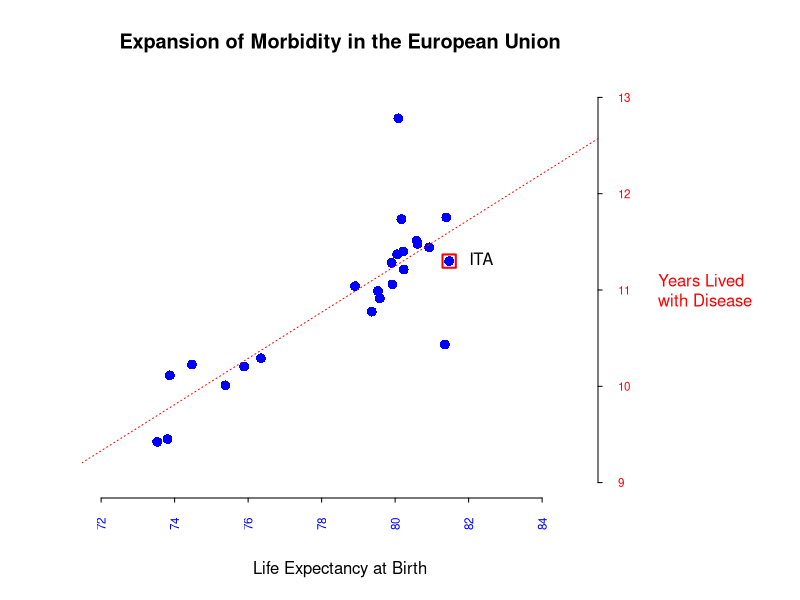
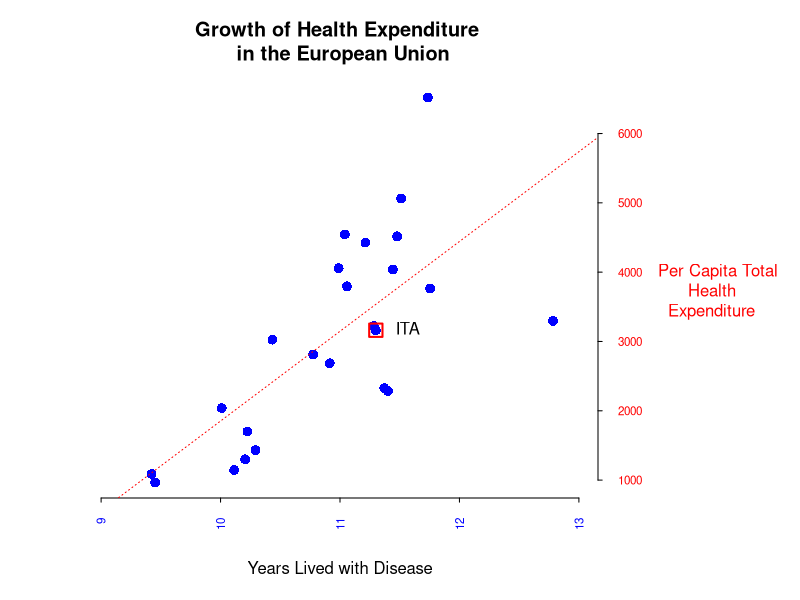
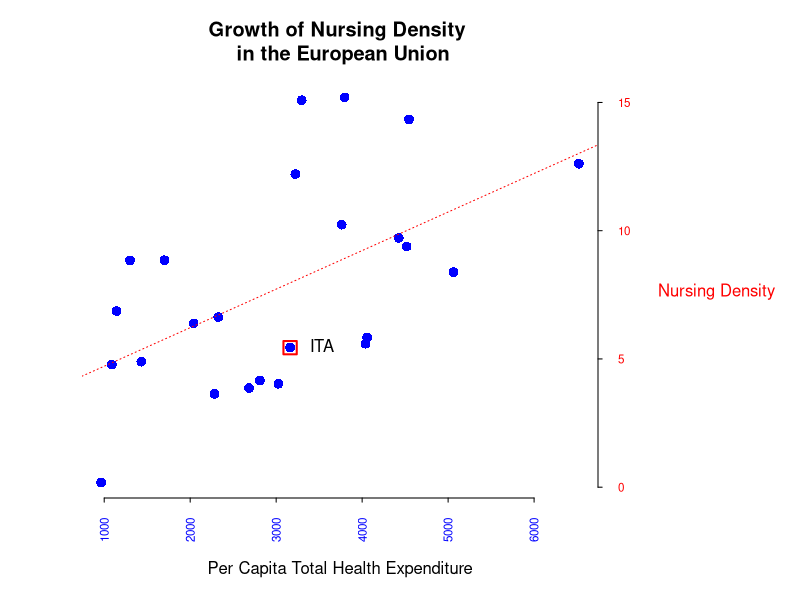
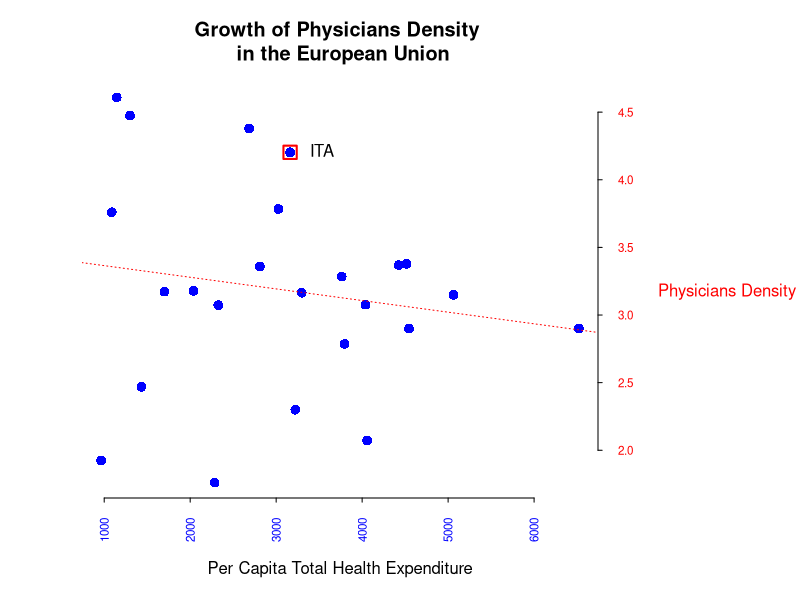
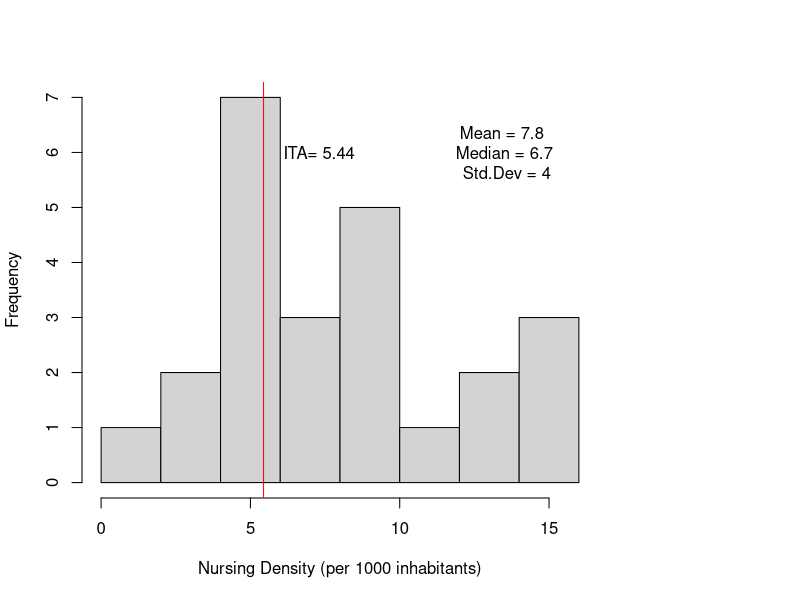
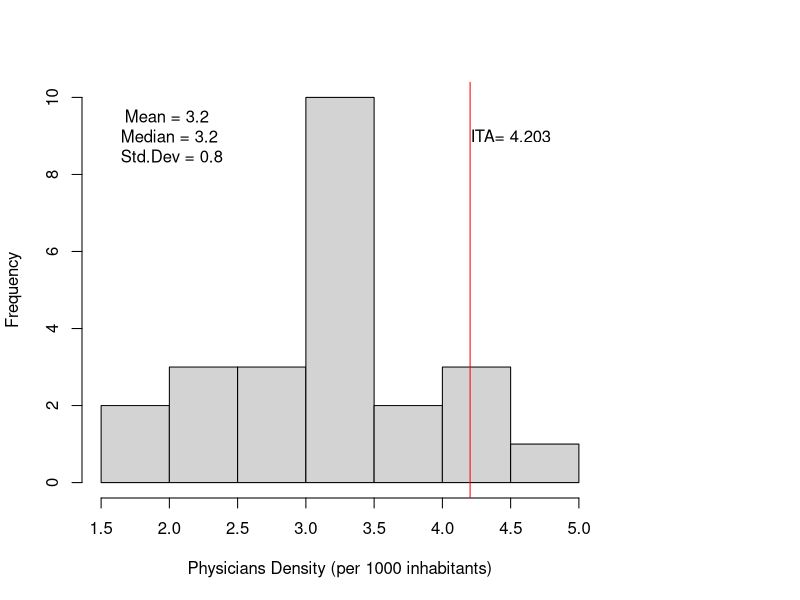
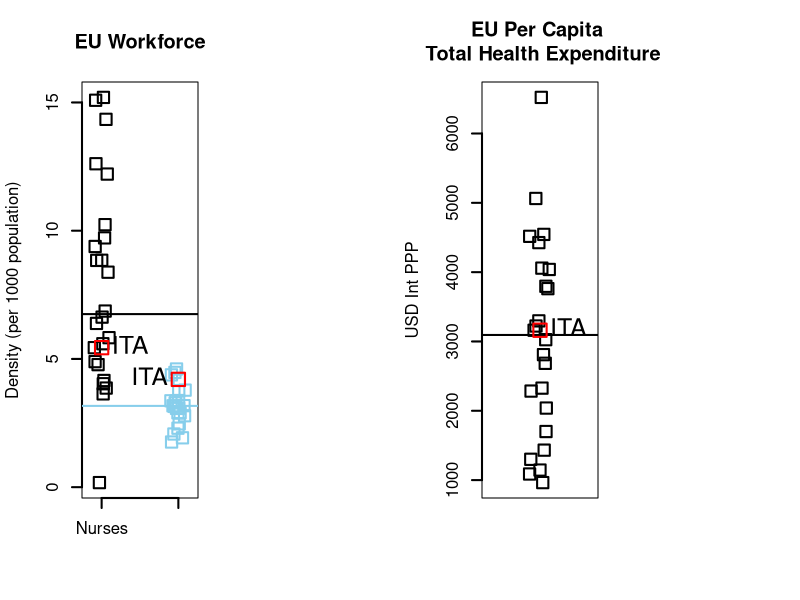
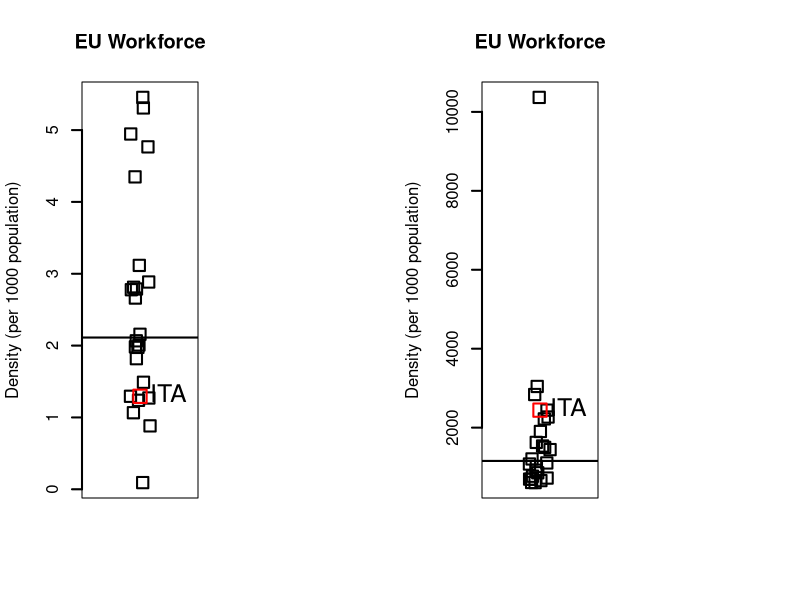

The R source for these figures, in order:
## ---- chunk 1
knitr::opts_chunk$set(echo = TRUE)
## ---- chunk 2
library(data.table)

data <- read.csv("Workforce_Output_EU.csv")

head(data)

attach(data)
## ---- chunk 3
ID <- "ITA"

## ---- chunk 4
par(mar=c(5, 4, 4, 10) + 0.1)
plot(le, yld, main="Expansion of Morbidity in the European Union", xlab="Life Expectancy at Birth", ylab="", col="blue", pch = 16, cex = 1.3, lty = "solid", lwd = 2, xlim=c(72,85), ylim=c(9, 13), axes=FALSE, frame.plot=FALSE)
axis(1, col.axis="blue", las=2, cex.axis=0.7, tck=-.01)
axis (4,col.axis="red", las=2, cex.axis=0.7, tck=-.01)
mtext("Years Lived \nwith Disease", side=4, line=3, cex.lab=1,las=2, col="red")
abline(lm(yld ~ le), lty = 3, col="red")
points(data$le[data$country == ID], data$yld[data$country == ID], pch=22, col="red", cex = 2, lty = "solid", lwd = 2)
text(data$le[data$country == ID], data$yld[data$country == ID], labels=ID, cex= 1, pos=4, offset = 1)

## ---- chunk 5
par(mar=c(5, 4, 4, 10) + 0.1)
plot(yld, the, main="Growth of Health Expenditure \n in the European Union", xlab="Years Lived with Disease", ylab="", col="blue", pch = 16, cex = 1.3, lty = "solid", lwd = 2, xlim=c(9,13), ylim=NULL, axes=FALSE, frame.plot=FALSE)
axis(1, col.axis="blue", las=2, cex.axis=0.7, tck=-.01)
axis (4,col.axis="red", las=2, cex.axis=0.7, tck=-.01)
mtext("Per Capita Total \n      Health \n  Expenditure", side=4, line=3, cex.lab=1,las=2, col="red")
abline(lm(the ~ yld), lty = 3, col="red")
points(data$yld[data$country == ID], data$the[data$country == ID], pch=22, col="red", cex = 2, lty = "solid", lwd = 2)
text(data$yld[data$country == ID], data$the[data$country == ID], labels=ID, cex= 1, pos=4, offset = 1)
## ---- chunk 6
par(mar=c(5, 4, 4, 10) + 0.1)
plot(the, rn, main="Growth of Nursing Density \n in the European Union", xlab="Per Capita Total Health Expenditure", ylab="", col="blue", pch = 16, cex = 1.3, lty = "solid", lwd = 2, xlim=NULL, ylim=NULL, axes=FALSE, frame.plot=FALSE)
axis(1, col.axis="blue", las=2, cex.axis=0.7, tck=-.01)
axis (4,col.axis="red", las=2, cex.axis=0.7, tck=-.01)
mtext("Nursing Density", side=4, line=3, cex.lab=1,las=2, col="red")
abline(lm(rn ~ the), lty = 3, col="red")
points(data$the[data$country == ID], data$rn[data$country == ID], pch=22, col="red", cex = 2, lty = "solid", lwd = 2)
text(data$the[data$country == ID], data$rn[data$country == ID], labels=ID, cex= 1, pos=4, offset = 1)
## ---- chunk 7
par(mar=c(5, 4, 4, 10) + 0.1)
plot(the, md, main="Growth of Physicians Density \n in the European Union", xlab="Per Capita Total Health Expenditure", ylab="", col="blue", pch = 16, cex = 1.3, lty = "solid", lwd = 2, xlim=NULL, ylim=NULL, axes=FALSE, frame.plot=FALSE)
axis(1, col.axis="blue", las=2, cex.axis=0.7, tck=-.01)
axis (4,col.axis="red", las=2, cex.axis=0.7, tck=-.01)
mtext("Physicians Density", side=4, line=3, cex.lab=1,las=2, col="red")
abline(lm(md ~ the), lty = 3, col="red")
points(data$the[data$country == ID], data$md[data$country == ID], pch=22, col="red", cex = 2, lty = "solid", lwd = 2)
text(data$the[data$country == ID], data$md[data$country == ID], labels=ID, cex= 1, pos=4, offset = 1)
## ---- chunk 8
MyMean <- mean(rn)
MyMedian <- median(rn)
MySd <- sd(rn)
MyMad <- mad(rn)

hist(rn, main="", xlab="Nursing Density (per 1000 inhabitants)", ylab="Frequency")
text(13.5, 6, paste("Mean =", round(MyMean, 1), "\n Median =", round(MyMedian, 1), "\n Std.Dev =", round(MySd, 1)))
abline(v=data$rn[data$country == ID],col="red")
text(7.3, 6, paste("ITA=", data$rn[data$country == ID]))

## ---- chunk 9
MyMean <- mean(md)
MyMedian <- median(md)
MySd <- sd(md)
MyMad <- mad(md)

hist(md, main="", xlab="Physicians Density (per 1000 inhabitants)", ylab="Frequency")
text(2, 9, paste("Mean =", round(MyMean, 1), "\n Median =", round(MyMedian, 1), "\n Std.Dev =", round(MySd, 1)))
abline(v=data$md[data$country == ID],col="red")
text(4.5, 9, paste("ITA=", data$md[data$country == ID]))

## ---- chunk 10
par(mfrow=c(1,2))

strip.data.1 <- data.frame("Nurses"=rn, "Physicians"= md)
stripchart(strip.data.1, 
           vertical=TRUE,
           col=c("black", "skyblue"),
           cex=1.5,
           lty = "solid", 
           lwd = 2,
           method="jitter", 
           main="EU Workforce",
           ylab="Density (per 1000 population)")
abline(h=c(median(rn), median(md)),col=c("black", "skyblue"),
           lty = "solid", 
           lwd = 2) 
points(c(data$rn[data$country == ID], data$md[data$country == ID]), pch=22, col="red", cex = 2, lty = "solid", lwd = 2)
text(c(data$rn[data$country == ID], data$md[data$country == ID]), labels=ID, cex= 1.5, pos=c(4,2))
summary(strip.data.1)

strip.data.2 <- data.frame("THE"=the)
stripchart(strip.data.2, 
           vertical=TRUE,
           col=c("black"),
           cex=1.5,
           lty = "solid", 
           lwd = 2,
           method="jitter", 
           main="EU Per Capita \n Total Health Expenditure",
           ylab="USD Int PPP")
abline(h=c(median(the)),col=c("black"),
           lty = "solid", 
           lwd = 2)
points(c(data$the[data$country == ID]), pch=22, col="red", cex = 2, lty = "solid", lwd = 2)
text(c(data$the[data$country == ID]), labels=ID, cex= 1.5, pos=c(4,2))
summary(strip.data.2)

par(mfrow=c(1,2))

strip.data.3 <- data.frame("Nurses"=CareX)
stripchart(strip.data.3, 
           vertical=TRUE,
           col=c("black", "skyblue"),
           cex=1.5,
           lty = "solid", 
           lwd = 2,
           method="jitter", 
           main="EU Workforce",
           ylab="Density (per 1000 population)")
abline(h=c(median(CareX)),col=c("black", "skyblue"),
           lty = "solid", 
           lwd = 2) 
points(c(data$CareX[data$country == ID]), pch=22, col="red", cex = 2, lty = "solid", lwd = 2)
text(c(data$CareX[data$country == ID]), labels=ID, cex= 1.5, pos=c(4,2))
summary(strip.data.3)

strip.data.4 <- data.frame("Nurses"=CareV)
stripchart(strip.data.4, 
           vertical=TRUE,
           col=c("black", "skyblue"),
           cex=1.5,
           lty = "solid", 
           lwd = 2,
           method="jitter", 
           main="EU Workforce",
           ylab="Density (per 1000 population)")
abline(h=c(median(CareV)),col=c("black", "skyblue"),
           lty = "solid", 
           lwd = 2) 
points(c(data$CareV[data$country == ID]), pch=22, col="red", cex = 2, lty = "solid", lwd = 2)
text(c(data$CareV[data$country == ID]), labels=ID, cex= 1.5, pos=c(4,2))
summary(strip.data.4)
